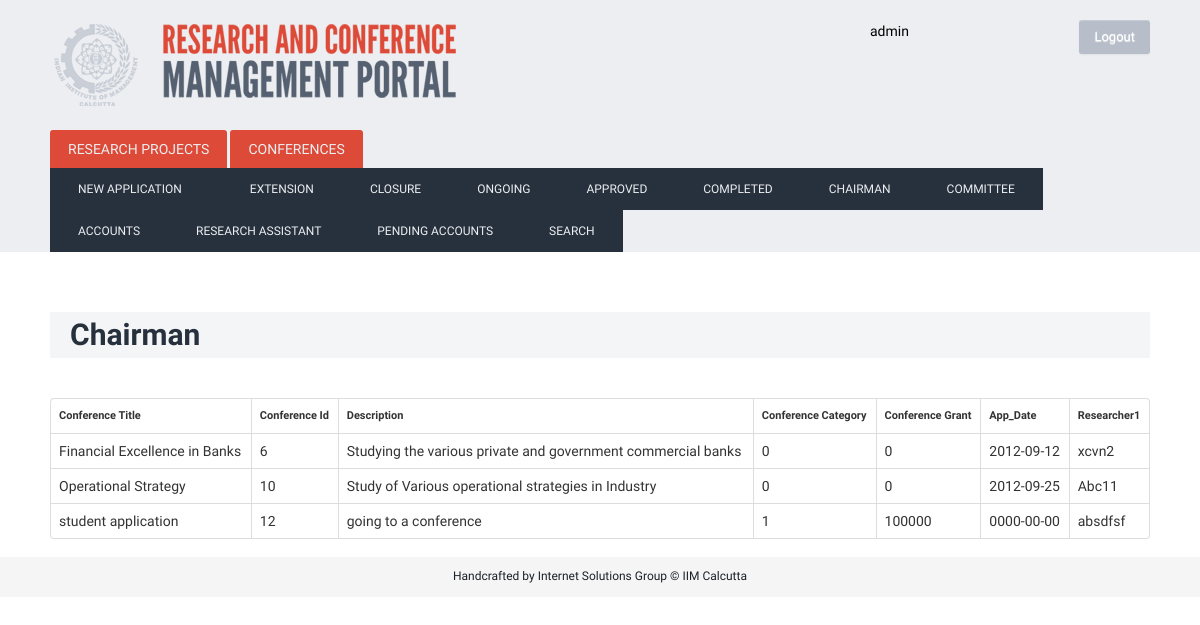
The page /index.php/conf_app_chairman (signed in) on the database its author committed.
### tables this page shows
CREATE TABLE IF NOT EXISTS `conference` (
  `ConferenceTitle` varchar(400) NOT NULL,
  `ConferenceId` int(200) NOT NULL AUTO_INCREMENT,
  `Description` varchar(2000) NOT NULL,
  `App_Date` date NOT NULL,
  `Start_Date` date NOT NULL,
  `End_Date` date NOT NULL,
  `Researcher1` varchar(80) NOT NULL,
  `ConferenceCategory` text NOT NULL,
  `ConferenceGrant` int(11) NOT NULL,
  `CStatus` varchar(50) NOT NULL,
  `Block_number` bigint(100) NOT NULL DEFAULT '0' COMMENT 'first block 1st jan 2001- each block of 3 years; 0 for student',
  PRIMARY KEY (`ConferenceId`),
  UNIQUE KEY `ProjectId` (`ConferenceId`),
  UNIQUE KEY `ProjectId_2` (`ConferenceId`)
);

### index.php (called while the page is built, shortened)
<?php
require_once BASEPATH.'core/CodeIgniter.php';

### application/models/conference_model.php (called while the page is built, shortened)
<?PHP
class Conference_model extends CI_Model {
	function conference_stage($stage)
		{
		$queryStr='SELECT * FROM conference WHERE CStatus = "app_'.$stage.'";';
		$query = $this->db->query($queryStr);
		return $query;
		}
}
?>

### application/controllers/Conf_app_chairman.php (the view, shortened to what this page needs)
<?PHP
class Conf_app_chairman extends CI_Controller {
	function index()
		{
			$data['myClass']=$this;
			$data['action']=0;
			if($_SESSION['usertype']==1){
				$this->load->view('layout',$data);
			} elseif ($_SESSION['usertype']==2){
				$this->load->view('layoutComm',$data);
			} elseif($_SESSION['usertype']==3){
				$this->load->view('layoutChairman',$data);
			}
		}
	function load_php()
				{
				$this->load->model('conference_model');
				$stage='chairman';
				$Query= $this->conference_model->conference_stage($stage);
                echo "<h1>Chairman</h1>";
				echo '<TABLE class="table table-bordered">';
                echo '<TR><TD><h4>Conference Title</h4></TD><TD><h4>Conference Id</h4></TD><TD><h4>Description</h4></TD><TD><h4>Conference Category</TD><TD><h4>Conference Grant</TD><TD><h4>App_Date</TD><TD><h4>Researcher1</tr>';
					 foreach($Query->result() as $row)
					 {
						 echo '<TR><TD>';
						 print $row->ConferenceTitle;
						 echo '</TD><TD>';
						 print $row->ConferenceId;
						 echo '</TD><TD>';
						 print $row->Description;
						 echo '</TD><TD>';
						 print $row->ConferenceCategory;
						 echo '</TD><TD>';
						 print $row->ConferenceGrant;
						 echo '</TD><TD>';
						 print $row->App_Date;
						 echo '</TD><TD>';
						 print $row->Researcher1;
					 }
				echo '</TABLE>';
                }
	}
?>

### static/css/custom.css (style rules this page uses)
html, body { height: 100%; }
body { background: url('/static/img/denim.png'); font-family: 'Droid Sans', sans-serif; font-weight: normal; font-size: 14px; line-height: 1.6; }
h4 { font-size: 11px; }
h1 { color: #27313D; margin-top: 60px; margin-bottom: 40px; font-weight: bold; background: #F4F5F6; padding: 5px 20px; }

### rows shown on the page
conference: ConferenceTitle "Financial Excellence in Banks", ConferenceId "6", Description "Studying the various private and government commercial banks", ConferenceCategory "0", ConferenceGrant "0", App_Date "2012-09-12", Researcher1 "xcvn2"
conference: ConferenceTitle "Operational Strategy", ConferenceId "10", Description "Study of Various operational strategies in Industry", ConferenceCategory "0", ConferenceGrant "0", App_Date "2012-09-25", Researcher1 "Abc11"
conference: ConferenceTitle "student application", ConferenceId "12", Description "going to a conference", ConferenceCategory "1", ConferenceGrant "100000", App_Date "0000-00-00", Researcher1 "absdfsf"

### other values the page prints
$name "admin"
